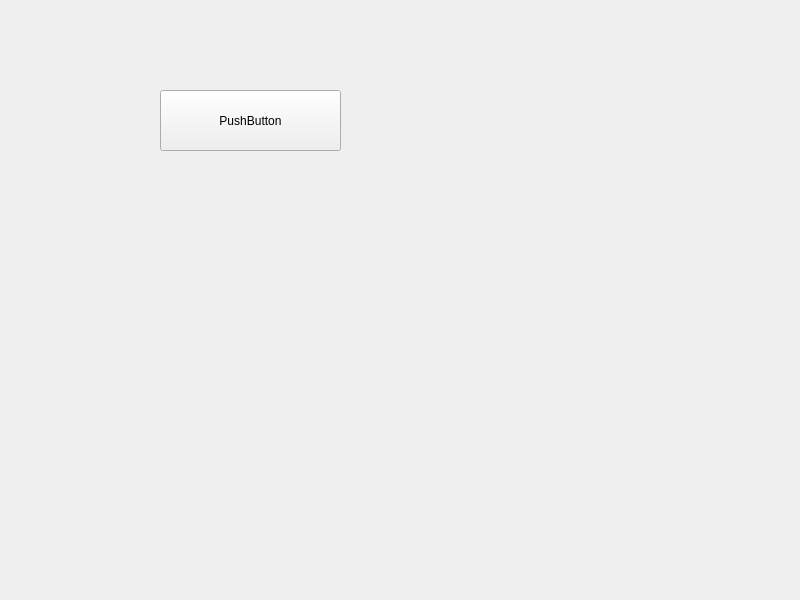
<?xml version="1.0" encoding="UTF-8"?>
<ui version="4.0">
 <class>Widget</class>
 <widget class="QWidget" name="Widget">
  <property name="geometry">
   <rect>
    <x>0</x>
    <y>0</y>
    <width>800</width>
    <height>600</height>
   </rect>
  </property>
  <property name="windowTitle">
   <string>Widget</string>
  </property>
  <widget class="QPushButton" name="btnAction">
   <property name="geometry">
    <rect>
     <x>160</x>
     <y>90</y>
     <width>181</width>
     <height>61</height>
    </rect>
   </property>
   <property name="text">
    <string>PushButton</string>
   </property>
  </widget>
 </widget>
 <resources/>
 <connections/>
</ui>
